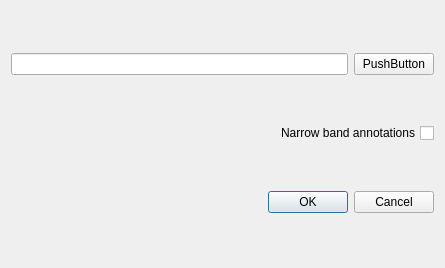
<?xml version="1.0" encoding="UTF-8"?>
<ui version="4.0">
 <class>annotation_export_dialog</class>
 <widget class="QDialog" name="annotation_export_dialog">
  <property name="windowModality">
   <enum>Qt::WindowModal</enum>
  </property>
  <property name="geometry">
   <rect>
    <x>0</x>
    <y>0</y>
    <width>445</width>
    <height>268</height>
   </rect>
  </property>
  <property name="windowTitle">
   <string>Annotation export</string>
  </property>
  <layout class="QVBoxLayout" name="verticalLayout">
   <item>
    <layout class="QHBoxLayout" name="horizontalLayout">
     <item>
      <widget class="QLineEdit" name="lineEdit"/>
     </item>
     <item>
      <widget class="QPushButton" name="pushButton">
       <property name="text">
        <string>PushButton</string>
       </property>
      </widget>
     </item>
    </layout>
   </item>
   <item>
    <widget class="QCheckBox" name="checkBox">
     <property name="layoutDirection">
      <enum>Qt::RightToLeft</enum>
     </property>
     <property name="text">
      <string>Narrow band annotations</string>
     </property>
     <property name="tristate">
      <bool>false</bool>
     </property>
    </widget>
   </item>
   <item>
    <widget class="QDialogButtonBox" name="buttonBox">
     <property name="orientation">
      <enum>Qt::Horizontal</enum>
     </property>
     <property name="standardButtons">
      <set>QDialogButtonBox::Cancel|QDialogButtonBox::Ok</set>
     </property>
    </widget>
   </item>
  </layout>
 </widget>
 <resources/>
 <connections>
  <connection>
   <sender>buttonBox</sender>
   <signal>accepted()</signal>
   <receiver>annotation_export_dialog</receiver>
   <slot>accept()</slot>
   <hints>
    <hint type="sourcelabel">
     <x>248</x>
     <y>254</y>
    </hint>
    <hint type="destinationlabel">
     <x>157</x>
     <y>274</y>
    </hint>
   </hints>
  </connection>
  <connection>
   <sender>buttonBox</sender>
   <signal>rejected()</signal>
   <receiver>annotation_export_dialog</receiver>
   <slot>reject()</slot>
   <hints>
    <hint type="sourcelabel">
     <x>316</x>
     <y>260</y>
    </hint>
    <hint type="destinationlabel">
     <x>286</x>
     <y>274</y>
    </hint>
   </hints>
  </connection>
 </connections>
</ui>
